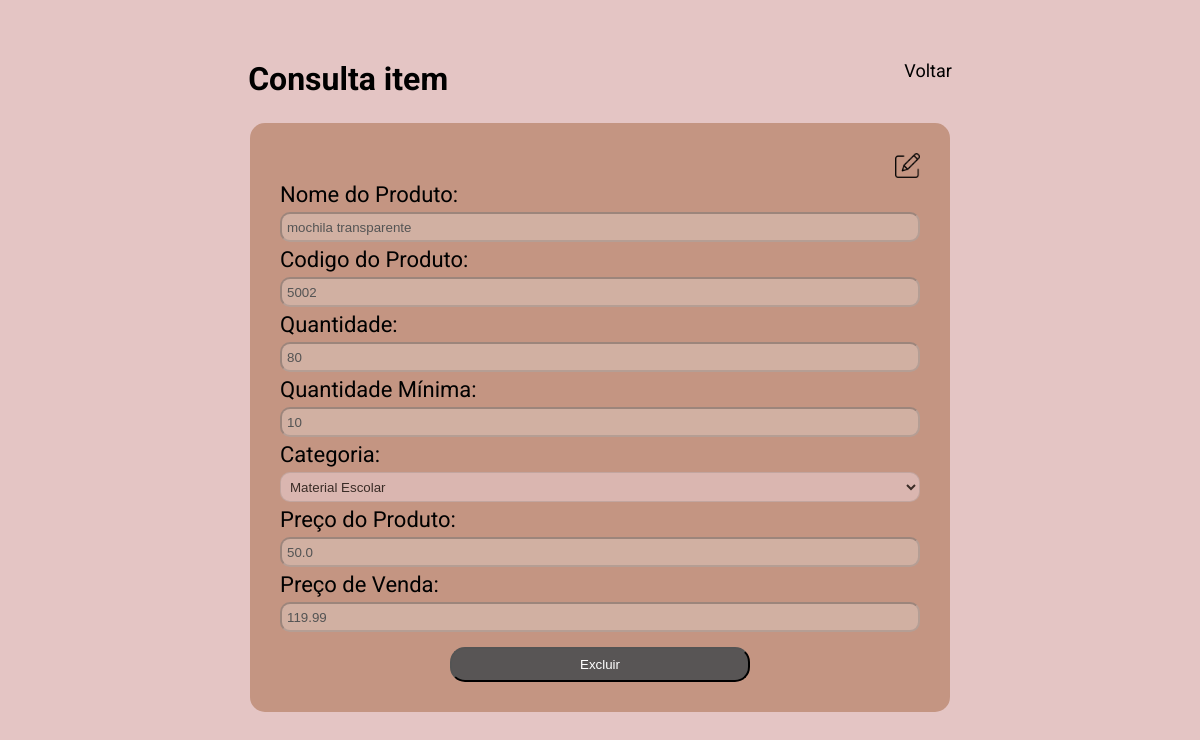
Screenshot of /ConsultaItem/2 with the database file from the repository.
### controle_estoque/models.py (models this page shows, shortened)
class Produto(models.Model):
    nome_produto= models.CharField(max_length=200, blank=False, null=False)
    codigo_produto= models.CharField(max_length=200, blank=False, null=False)
    quantidade= models.BigIntegerField(default=0)
    quantidade_minima= models.BigIntegerField(default=0)
    categoria= models.ForeignKey(to=Categoria, on_delete=models.PROTECT)
    preco_custo= models.FloatField(blank=False, null=False)
    preco_venda= models.FloatField(blank=False, null=False)

### controle_estoque/views.py (the view)
# urls.py: path('ConsultaItem/<int:id_item>', consulta_item, name="consulta_item"),
def consulta_item(request, id_item):
    produto = Produto.objects.get(pk = id_item)
    form = Form_Produto(instance=produto)
    context = {
        "produto": produto,
        "form": form,
    }
    return render(request, "consulta_item.html", context)

### controle_estoque/forms.py
class Form_Produto(forms.ModelForm):
    class Meta:
        model = Produto
        fields = "__all__"
        labels = {
                'nome_produto': 'Nome do Produto',
                'codigo_produto': 'Codigo do Produto',
                'quatidade': 'Quantidade',
                'quantidade_minima': 'Quantidade Mínima',
                'categoria': 'Categoria',
                'preco_custo': 'Preço do Produto',
                'preco_venda' : 'Preço de Venda'
        }

### controle_estoque/models.py (called while the page is built)
    def __str__(self):
        return self.nome_categoria

### controle_estoque/templates/consulta_item.html (shortened to what this page needs)
{% load static %}
<!DOCTYPE html>
<html lang="en">
  <head>
    <link
      href="{% static 'global/css/global.css' %}"
      rel="stylesheet"
      type="text/css"
    />
    <link
      href="{% static 'controle_estoque/css/style.css' %}"
      rel="stylesheet"
      type="text/css"
    />
  </head>
  <body>
    <main class="main_cadastro">
      <div class="header_cadastro">
        <a href="{% url 'consulta_page' %}" class="back_home">
          <span class="text_back_home">Voltar</span>
        </a>
        <h1 class="titulo_cadastro">Consulta item</h1>
      </div>
      <div class="div_form">
        <div class="form_consulta_item">
          <div class="botao_editar">
            <a href="{% url 'editar_item' produto.id %}">
              <img
                src="{% static 'controle_estoque/imagens/edit.png' %}"
                width="25"
                alt="editar"
              />
            </a>
          </div>
          {{form.as_p}}
          <div class="alinhar_botao">
            <form action="{% url 'delete_item' produto.id %}" method="post">
              <button class="botao_excluir">Excluir</button>
            </form>
          </div>
        </div>
      </div>
    </main>
  </body>
</html>

### templates/static/controle_estoque/css/global.css (style rules this page uses)
* { margin: 0; padding: 0; box-sizing: border-box; }

### templates/static/controle_estoque/css/style.css (style rules this page uses)
:root { --bg: #e4c5c4; --bg-bloco: #c49582; --bg-bloco-hover: antiquewhite; --text: black; --font: "Roboto", sans-serif; --bg-form-cadastro: #c49582; --botao: rgb(88, 85, 85); }
body { font-family: var(--font); }
.header_cadastro { display: flex; justify-content: space-around; flex-direction: row-reverse; padding: 10px 20px; }
.main_cadastro { width: 100vw; height: 100vh; padding-top: 50px; background-color: var(--bg); flex-direction: column; }
.back_home { text-decoration: none; color: var(--text); font-size: large; }
.div_form { width: 100%; display: flex; justify-content: center; align-items: center; }
.alinhar_botao { width: 100%; display: flex; justify-content: center; align-items: center; }
.form_consulta_item { width: 700px; height: auto; background-color: var(--bg-form-cadastro); padding: 30px; border-radius: 15px; margin-top: 15px; }
.form_consulta_item p { display: flex; justify-content: start; align-items: start; flex-direction: column; width: 100%; }
.form_consulta_item p label { font-size: 22px; }
.form_consulta_item p input { width: 100%; height: 30px; margin-top: 5px; margin-bottom: 5px; border-radius: 10px; padding: 5px; }
.form_consulta_item p select { width: 100%; height: 30px; margin-top: 5px; margin-bottom: 5px; border-radius: 10px; padding: 5px; background-color: #e4c5c4; color: var(--text); }
.form_consulta_item button { width: 300px; height: 35px; margin-top: 10px; border-radius: 15px; cursor: pointer; }
.botao_excluir { background-color: var(--botao); color: white; }
.botao_editar { width: 100%; display: flex; justify-content: end; }

### rows the page displays
Produto: nome_produto "mochila transparente", codigo_produto "5002", quantidade "80", quantidade_minima "10", categoria "Material Escolar", preco_custo "50.0", preco_venda "119.99"
